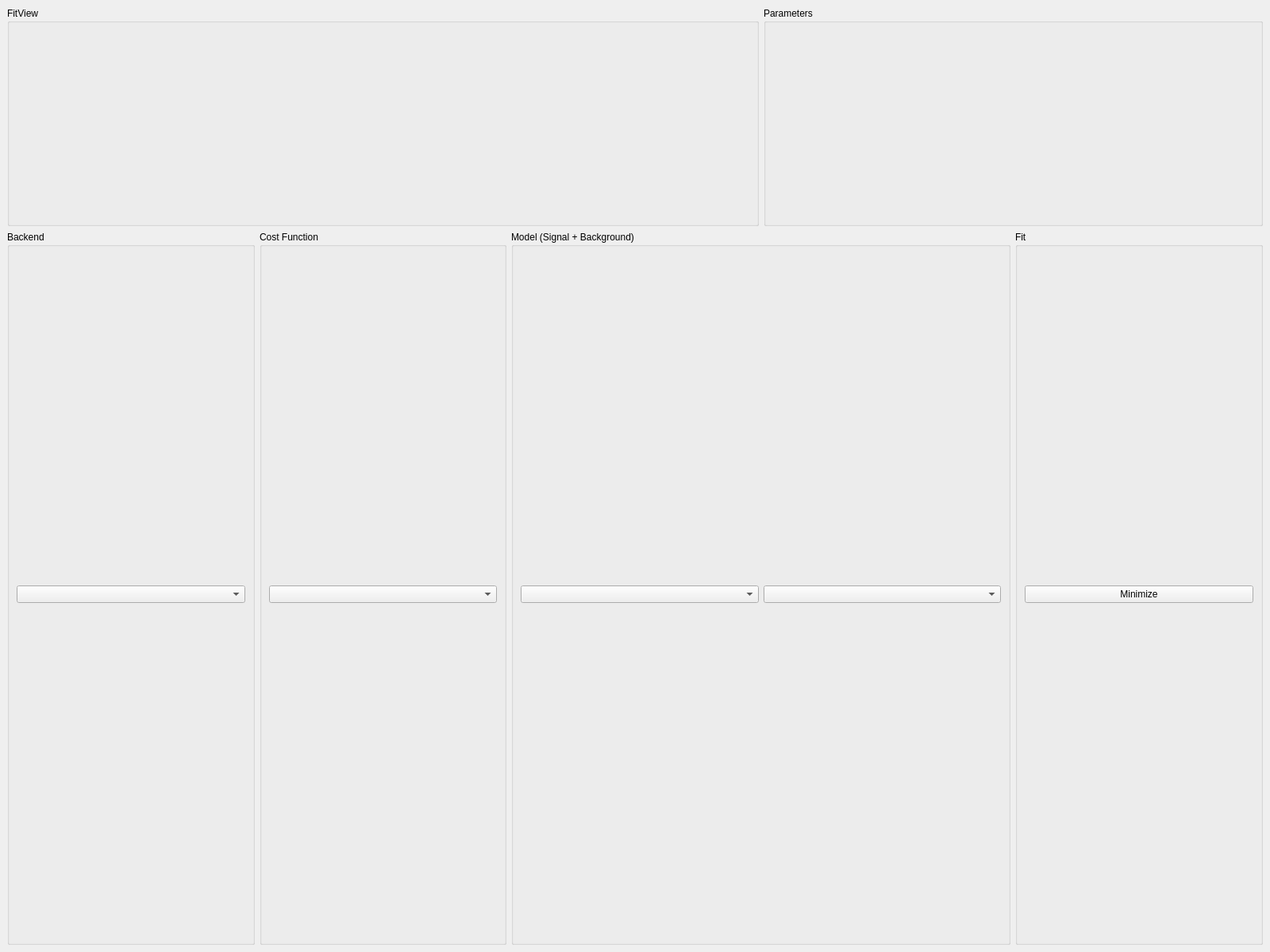
<?xml version="1.0" encoding="UTF-8"?>
<ui version="4.0">
 <class>MainWindow</class>
 <widget class="QMainWindow" name="MainWindow">
  <property name="geometry">
   <rect>
    <x>0</x>
    <y>0</y>
    <width>1600</width>
    <height>1200</height>
   </rect>
  </property>
  <property name="windowTitle">
   <string>MainWindow</string>
  </property>
  <widget class="QWidget" name="centralwidget">
   <layout class="QGridLayout" name="layoutMain" rowstretch="0,0">
    <item row="0" column="3" colspan="2">
     <widget class="QGroupBox" name="groupParams">
      <property name="maximumSize">
       <size>
        <width>16777215</width>
        <height>276</height>
       </size>
      </property>
      <property name="title">
       <string>Parameters</string>
      </property>
      <layout class="QVBoxLayout" name="layoutParams"/>
     </widget>
    </item>
    <item row="1" column="0">
     <widget class="QGroupBox" name="groupBackend">
      <property name="sizePolicy">
       <sizepolicy hsizetype="Preferred" vsizetype="Preferred">
        <horstretch>0</horstretch>
        <verstretch>0</verstretch>
       </sizepolicy>
      </property>
      <property name="minimumSize">
       <size>
        <width>0</width>
        <height>276</height>
       </size>
      </property>
      <property name="title">
       <string>Backend</string>
      </property>
      <layout class="QVBoxLayout" name="layoutBackend">
       <item>
        <widget class="QComboBox" name="selectBackend"/>
       </item>
      </layout>
     </widget>
    </item>
    <item row="1" column="4">
     <widget class="QGroupBox" name="groupMinimize">
      <property name="sizePolicy">
       <sizepolicy hsizetype="Preferred" vsizetype="Preferred">
        <horstretch>0</horstretch>
        <verstretch>0</verstretch>
       </sizepolicy>
      </property>
      <property name="minimumSize">
       <size>
        <width>0</width>
        <height>276</height>
       </size>
      </property>
      <property name="title">
       <string>Fit</string>
      </property>
      <layout class="QVBoxLayout" name="layoutMinimize">
       <item>
        <widget class="QPushButton" name="buttonFit">
         <property name="text">
          <string>Minimize</string>
         </property>
        </widget>
       </item>
      </layout>
     </widget>
    </item>
    <item row="1" column="2" colspan="2">
     <widget class="QGroupBox" name="groupModel">
      <property name="sizePolicy">
       <sizepolicy hsizetype="Preferred" vsizetype="Preferred">
        <horstretch>0</horstretch>
        <verstretch>0</verstretch>
       </sizepolicy>
      </property>
      <property name="minimumSize">
       <size>
        <width>0</width>
        <height>276</height>
       </size>
      </property>
      <property name="title">
       <string>Model (Signal + Background)</string>
      </property>
      <layout class="QHBoxLayout" name="l">
       <item>
        <widget class="QComboBox" name="selectSignal"/>
       </item>
       <item>
        <widget class="QComboBox" name="selectBackground"/>
       </item>
      </layout>
     </widget>
    </item>
    <item row="1" column="1">
     <widget class="QGroupBox" name="groupCost">
      <property name="sizePolicy">
       <sizepolicy hsizetype="Preferred" vsizetype="Preferred">
        <horstretch>0</horstretch>
        <verstretch>0</verstretch>
       </sizepolicy>
      </property>
      <property name="minimumSize">
       <size>
        <width>0</width>
        <height>276</height>
       </size>
      </property>
      <property name="title">
       <string>Cost Function</string>
      </property>
      <layout class="QVBoxLayout" name="layoutCost">
       <item>
        <widget class="QComboBox" name="selectCost"/>
       </item>
      </layout>
     </widget>
    </item>
    <item row="0" column="0" colspan="3">
     <widget class="QGroupBox" name="groupFitView">
      <property name="maximumSize">
       <size>
        <width>16777215</width>
        <height>276</height>
       </size>
      </property>
      <property name="title">
       <string>FitView</string>
      </property>
      <layout class="QVBoxLayout" name="layoutFitView"/>
     </widget>
    </item>
   </layout>
  </widget>
  <widget class="QMenuBar" name="menuBar">
   <property name="geometry">
    <rect>
     <x>0</x>
     <y>0</y>
     <width>1600</width>
     <height>24</height>
    </rect>
   </property>
  </widget>
 </widget>
 <resources/>
 <connections/>
</ui>
